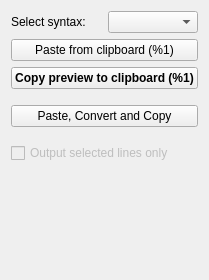
       <widget class="QWidget" name="tab_clipboard">
        <attribute name="icon">
         <iconset resource="highlight-gui.qrc">
          <normaloff>:/clipboard.png</normaloff>:/clipboard.png</iconset>
        </attribute>
        <attribute name="title">
         <string>Clipboard</string>
        </attribute>
        <layout class="QVBoxLayout" name="verticalLayout_15">
         <item>
          <layout class="QHBoxLayout" name="horizontalLayout_23">
           <item>
            <widget class="QLabel" name="label_13">
             <property name="text">
              <string>Select syntax:</string>
             </property>
            </widget>
           </item>
           <item>
            <widget class="QComboBox" name="comboSelectSyntax">
             <property name="toolTip">
              <string>Select the correct syntax of the code snippet.</string>
             </property>
            </widget>
           </item>
          </layout>
         </item>
         <item>
          <widget class="QPushButton" name="pbPasteFromCB">
           <property name="toolTip">
            <string>Paste clipboard content into the preview window.</string>
           </property>
           <property name="text">
            <string>Paste from clipboard (%1)</string>
           </property>
           <property name="icon">
            <iconset resource="highlight-gui.qrc">
             <normaloff>:/clipboard.png</normaloff>:/clipboard.png</iconset>
           </property>
          </widget>
         </item>
         <item>
          <widget class="QPushButton" name="pbCopyToCP">
           <property name="font">
            <font>
             <weight>75</weight>
             <bold>true</bold>
            </font>
           </property>
           <property name="toolTip">
            <string>Copy highlighted code into the clipboard.</string>
           </property>
           <property name="text">
            <string>Copy preview to clipboard (%1)</string>
           </property>
          </widget>
         </item>
         <item>
          <spacer name="verticalSpacer_7">
           <property name="orientation">
            <enum>Qt::Vertical</enum>
           </property>
           <property name="sizeType">
            <enum>QSizePolicy::Minimum</enum>
           </property>
           <property name="sizeHint" stdset="0">
            <size>
             <width>20</width>
             <height>10</height>
            </size>
           </property>
          </spacer>
         </item>
         <item>
          <widget class="QPushButton" name="pbCopyAndPaste">
           <property name="toolTip">
            <string>Paste code from clipboard and copy the output back in one step</string>
           </property>
           <property name="statusTip">
            <string/>
           </property>
           <property name="text">
            <string>Paste, Convert and Copy</string>
           </property>
          </widget>
         </item>
         <item>
          <spacer name="verticalSpacer_8">
           <property name="orientation">
            <enum>Qt::Vertical</enum>
           </property>
           <property name="sizeType">
            <enum>QSizePolicy::Minimum</enum>
           </property>
           <property name="sizeHint" stdset="0">
            <size>
             <width>20</width>
             <height>10</height>
            </size>
           </property>
          </spacer>
         </item>
         <item>
          <widget class="QCheckBox" name="cbCopyRange">
           <property name="enabled">
            <bool>false</bool>
           </property>
           <property name="toolTip">
            <string>Only output the selected lines of the preview.</string>
           </property>
           <property name="text">
            <string>Output selected lines only</string>
           </property>
          </widget>
         </item>
         <item>
          <spacer name="verticalSpacer_12">
           <property name="orientation">
            <enum>Qt::Vertical</enum>
           </property>
           <property name="sizeHint" stdset="0">
            <size>
             <width>20</width>
             <height>106</height>
            </size>
           </property>
          </spacer>
         </item>
        </layout>
       </widget>
